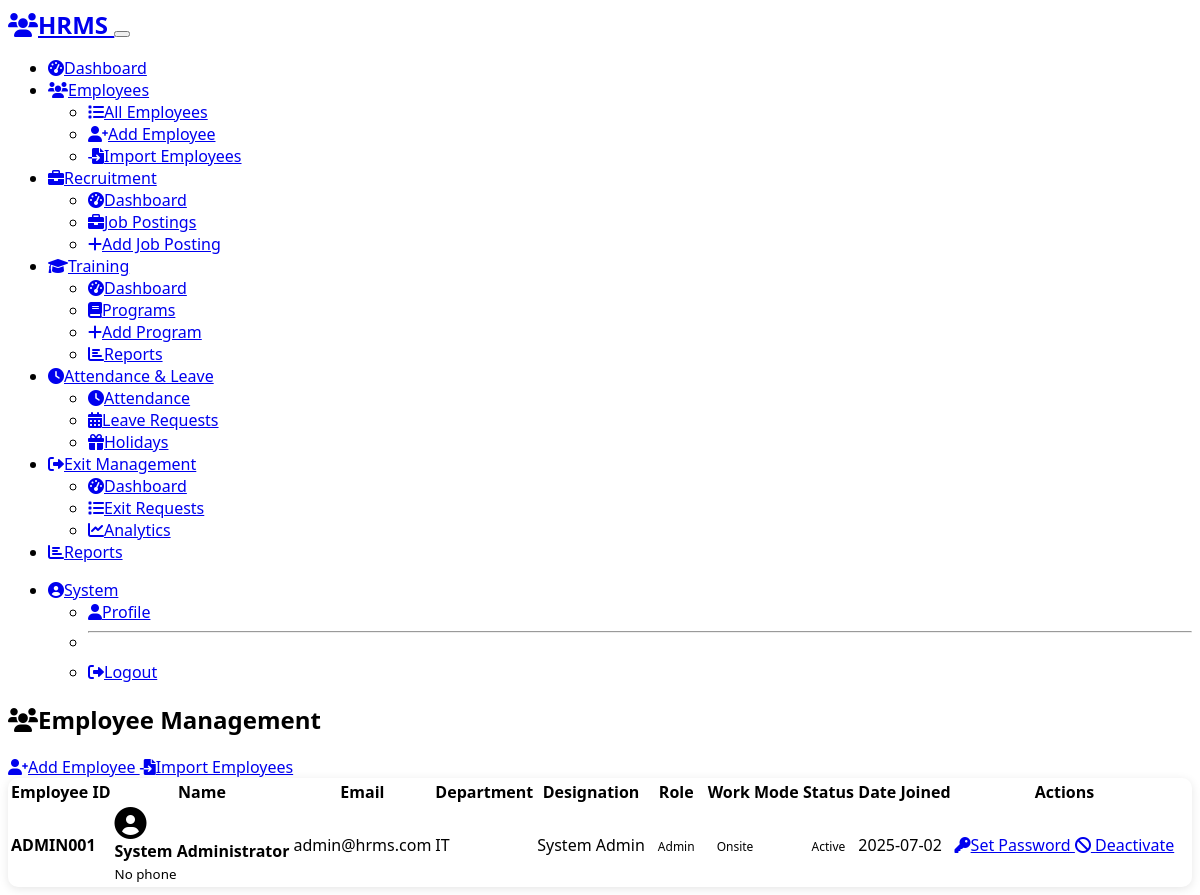
Page /admin/employees (signed in) on the earlier database version.
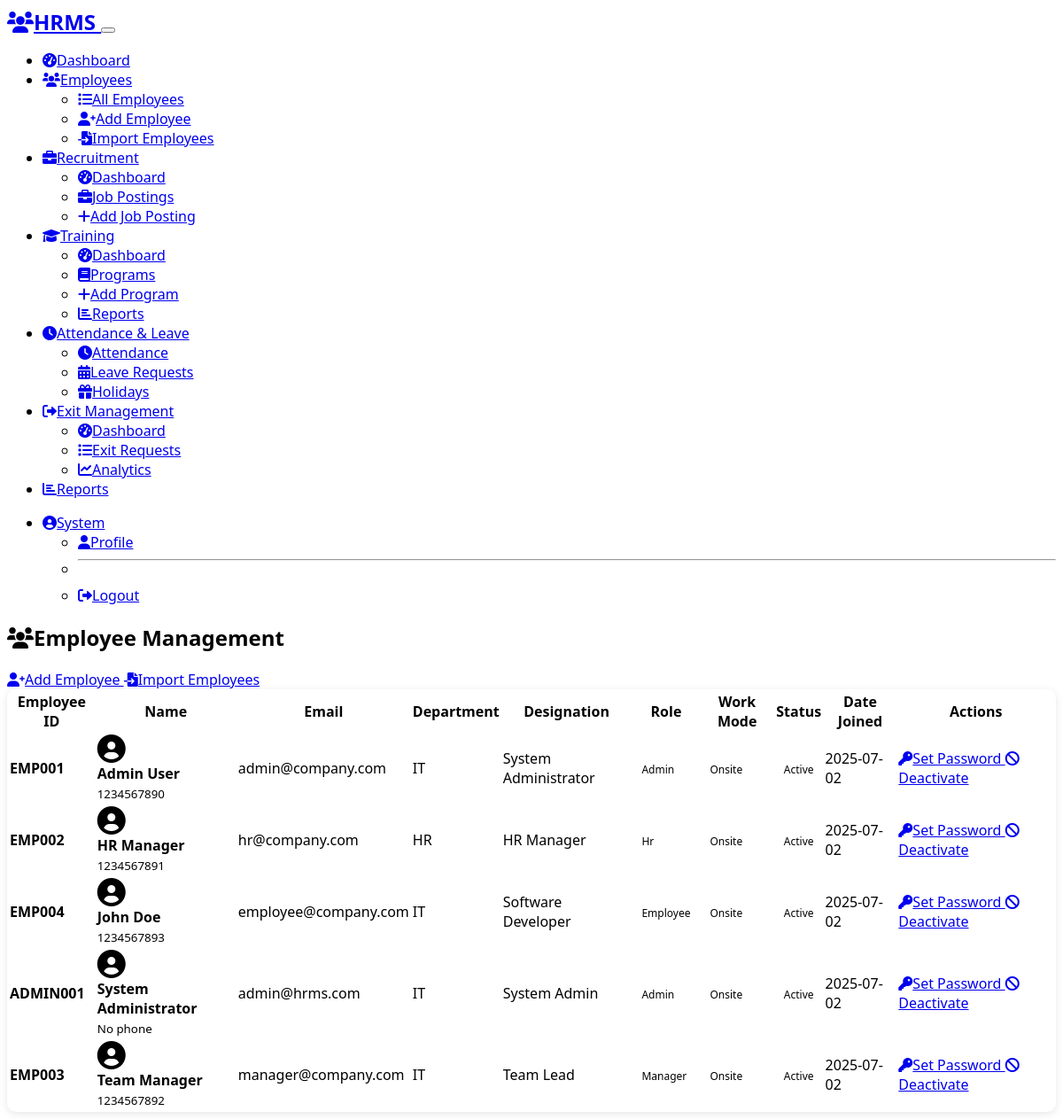
Same page on the later database version.
### models.py (models this page shows, shortened)
class User(UserMixin, db.Model):
    __tablename__ = 'users'
    id = db.Column(db.Integer, primary_key=True)
    email = db.Column(db.String(120), unique=True, nullable=False)
    employee_id = db.Column(db.String(20), unique=True, nullable=False)
    first_name = db.Column(db.String(50), nullable=False)
    last_name = db.Column(db.String(50), nullable=False)
    phone = db.Column(db.String(15))
    department = db.Column(db.String(50), nullable=False)
    designation = db.Column(db.String(50), nullable=False)
    work_mode = db.Column(db.String(20), nullable=False, default='onsite')  # onsite/offsite
    role = db.Column(db.String(20), nullable=False, default='employee')  # admin/employee/manager
    manager_id = db.Column(db.Integer, db.ForeignKey('users.id'), nullable=True)
    password_hash = db.Column(db.String(256))
    active = db.Column(db.Boolean, default=True)
    date_joined = db.Column(db.DateTime, default=datetime.utcnow)
    reset_token = db.Column(db.String(100))
    reset_token_expires = db.Column(db.DateTime)
    @property
    def is_active(self):
        return self.active
    attendance_records = db.relationship('Attendance', backref='user', lazy=True)
    leave_requests = db.relationship('LeaveRequest', foreign_keys='LeaveRequest.user_id', backref='user', lazy=True)
    reviewed_leave_requests = db.relationship('LeaveRequest', foreign_keys='LeaveRequest.reviewed_by', backref='reviewer', lazy=True)
    documents = db.relationship('Document', backref='user', lazy=True)
    reportees = db.relationship('User', backref=db.backref('manager', remote_side='User.id'), lazy=True)
    emergency_contacts = db.relationship('EmergencyContact', backref='user', lazy=True)
    job_postings = db.relationship('JobPosting', backref='poster', lazy=True)
    interviews = db.relationship('Interview', backref='interviewer', lazy=True)
    training_programs = db.relationship('TrainingProgram', backref='creator', lazy=True)
    training_enrollments = db.relationship('TrainingEnrollment', backref='user', lazy=True)
    certifications = db.relationship('Certification', backref='user', lazy=True)
    exit_requests = db.relationship('ExitRequest', foreign_keys='ExitRequest.user_id', backref='user', lazy=True)
    approved_exits = db.relationship('ExitRequest', foreign_keys='ExitRequest.approved_by', backref='approver', lazy=True)
    exit_interviews = db.relationship('ExitInterview', backref='interviewer', lazy=True)
    announcements = db.relationship('Announcement', backref='creator', lazy=True)
    policy_documents = db.relationship('PolicyDocument', backref='creator', lazy=True)
    policy_acknowledgments = db.relationship('PolicyAcknowledgment', backref='user', lazy=True)
    employment_history = db.relationship('EmploymentHistory', backref='user', lazy=True)
    @property
    def can_manage_employees(self):
        return self.role in ['admin', 'hr']
    @property
    def full_name(self):
        return f"{self.first_name} {self.last_name}"

### routes/admin.py (the view)
@admin_bp.route('/employees')
@login_required
@admin_required
def employees():
    employees = User.query.order_by(User.first_name).all()
    return render_template('admin/employees.html', employees=employees)

### templates/admin/employees.html (shortened to what this page needs)
{% extends "base.html" %}
{% block content %}
<div class="container">
    <div class="d-flex justify-content-between align-items-center mb-4">
        <h2><i class="fas fa-users me-2"></i>Employee Management</h2>
        <div class="btn-group">
            <a href="{{ url_for('admin.add_employee') }}" class="btn btn-primary">
                <i class="fas fa-user-plus me-2"></i>Add Employee
            </a>
            <a href="{{ url_for('reports.import_employees') }}" class="btn btn-success">
                <i class="fas fa-file-import me-2"></i>Import Employees
            </a>
        </div>
    </div>
    <div class="card">
        <div class="card-body">
            <div class="table-responsive">
                <table class="table table-hover">
                    <thead>
                        <tr>
                            <th>Employee ID</th>
                            <th>Name</th>
                            <th>Email</th>
                            <th>Department</th>
                            <th>Designation</th>
                            <th>Role</th>
                            <th>Work Mode</th>
                            <th>Status</th>
                            <th>Date Joined</th>
                            <th>Actions</th>
                        </tr>
                    </thead>
                    <tbody>
                        {% for employee in employees %}
                        <tr>
                            <td><strong>{{ employee.employee_id }}</strong></td>
                            <td>
                                <div class="d-flex align-items-center">
                                    <i class="fas fa-user-circle fa-2x text-secondary me-2"></i>
                                    <div>
                                        <strong>{{ employee.full_name }}</strong><br>
                                        <small class="text-muted">{{ employee.phone or 'No phone' }}</small>
                                    </div>
                                </div>
                            </td>
                            <td>{{ employee.email }}</td>
                            <td>{{ employee.department }}</td>
                            <td>{{ employee.designation }}</td>
                            <td>
                                <span class="badge bg-{{ 'danger' if employee.role == 'admin' else ('warning' if employee.role == 'hr' else ('primary' if employee.role == 'manager' else 'secondary')) }}">
                                    {{ employee.role|title }}
                                </span>
                            </td>
                            <td>
                                <span class="badge bg-{{ 'success' if employee.work_mode == 'onsite' else 'info' }}">
                                    {{ employee.work_mode|title }}
                                </span>
                            </td>
                            <td>
                                <span class="badge bg-{{ 'success' if employee.active else 'danger' }}">
                                    {{ 'Active' if employee.active else 'Inactive' }}
                                </span>
                            </td>
                            <td>{{ employee.date_joined.strftime('%Y-%m-%d') }}</td>
                            <td>
                                <a href="{{ url_for('admin.set_employee_password', emp_id=employee.id) }}"
                                   class="btn btn-sm btn-info me-1">
                                    <i class="fas fa-key me-1"></i>Set Password
                                </a>
                                <a href="{{ url_for('admin.toggle_employee_status', emp_id=employee.id) }}"
                                   class="btn btn-sm btn-{{ 'warning' if employee.active else 'success' }}"
                                   onclick="return confirm('Are you sure you want to {{ 'deactivate' if employee.active else 'activate' }} this employee?')">
                                    <i class="fas fa-{{ 'ban' if employee.active else 'check' }}"></i>
                                    {{ 'Deactivate' if employee.active else 'Activate' }}
                                </a>
                            </td>
                        </tr>
                        {% endfor %}
                    </tbody>
                </table>
            </div>
        </div>
    </div>
</div>
{% endblock %}

### templates/base.html (shortened to what this page needs)
<!DOCTYPE html>
<html lang="en" data-bs-theme="dark">
<head>
    <link href="https://cdn.replit.com/agent/bootstrap-agent-dark-theme.min.css" rel="stylesheet">
    <link href="https://cdnjs.cloudflare.com/ajax/libs/font-awesome/6.0.0/css/all.min.css" rel="stylesheet">
    <link href="{{ url_for('static', filename='css/custom.css') }}" rel="stylesheet">
</head>
<body>
    {% if current_user.is_authenticated %}
    <nav class="navbar navbar-expand-lg navbar-dark bg-dark">
        <div class="container">
            <a class="navbar-brand" href="{{ url_for('main.index') }}">
                <i class="fas fa-users me-2"></i>HRMS
            </a>
            <button class="navbar-toggler" type="button" data-bs-toggle="collapse" data-bs-target="#navbarNav">
            </button>
            <div class="collapse navbar-collapse" id="navbarNav">
                <ul class="navbar-nav me-auto">
                    {% if current_user.can_manage_employees %}
                        <li class="nav-item">
                            <a class="nav-link" href="{{ url_for('admin.dashboard') }}">
                                <i class="fas fa-tachometer-alt me-1"></i>Dashboard
                            </a>
                        </li>
                        <li class="nav-item dropdown">
                            <a class="nav-link dropdown-toggle" href="#" role="button" data-bs-toggle="dropdown">
                                <i class="fas fa-users me-1"></i>Employees
                            </a>
                            <ul class="dropdown-menu">
                                <li><a class="dropdown-item" href="{{ url_for('admin.employees') }}">
                                    <i class="fas fa-list me-2"></i>All Employees
                                </a></li>
                                <li><a class="dropdown-item" href="{{ url_for('admin.add_employee') }}">
                                    <i class="fas fa-user-plus me-2"></i>Add Employee
                                </a></li>
                                <li><a class="dropdown-item" href="{{ url_for('reports.import_employees') }}">
                                    <i class="fas fa-file-import me-2"></i>Import Employees
                                </a></li>
                            </ul>
                        </li>
                        <li class="nav-item dropdown">
                            <a class="nav-link dropdown-toggle" href="#" role="button" data-bs-toggle="dropdown">
                                <i class="fas fa-briefcase me-1"></i>Recruitment
                            </a>
                            <ul class="dropdown-menu">
                                <li><a class="dropdown-item" href="{{ url_for('recruitment.dashboard') }}">
                                    <i class="fas fa-tachometer-alt me-2"></i>Dashboard
                                </a></li>
                                <li><a class="dropdown-item" href="{{ url_for('recruitment.jobs') }}">
                                    <i class="fas fa-briefcase me-2"></i>Job Postings
                                </a></li>
                                <li><a class="dropdown-item" href="{{ url_for('recruitment.add_job') }}">
                                    <i class="fas fa-plus me-2"></i>Add Job Posting
                                </a></li>
                            </ul>
                        </li>
                        <li class="nav-item dropdown">
                            <a class="nav-link dropdown-toggle" href="#" role="button" data-bs-toggle="dropdown">
                                <i class="fas fa-graduation-cap me-1"></i>Training
                            </a>
                            <ul class="dropdown-menu">
                                <li><a class="dropdown-item" href="{{ url_for('training.dashboard') }}">
                                    <i class="fas fa-tachometer-alt me-2"></i>Dashboard
                                </a></li>
                                <li><a class="dropdown-item" href="{{ url_for('training.programs') }}">
                                    <i class="fas fa-book me-2"></i>Programs
                                </a></li>
                                <li><a class="dropdown-item" href="{{ url_for('training.add_program') }}">
                                    <i class="fas fa-plus me-2"></i>Add Program
                                </a></li>
                                <li><a class="dropdown-item" href="{{ url_for('training.training_reports') }}">
                                    <i class="fas fa-chart-bar me-2"></i>Reports
                                </a></li>
                            </ul>
                        </li>
                        <li class="nav-item dropdown">
                            <a class="nav-link dropdown-toggle" href="#" role="button" data-bs-toggle="dropdown">
                                <i class="fas fa-clock me-1"></i>Attendance & Leave
                            </a>
                            <ul class="dropdown-menu">
                                <li><a class="dropdown-item" href="{{ url_for('admin.attendance') }}">
                                    <i class="fas fa-clock me-2"></i>Attendance
                                </a></li>
                                <li><a class="dropdown-item" href="{{ url_for('admin.leaves') }}">
                                    <i class="fas fa-calendar-alt me-2"></i>Leave Requests
                                </a></li>
                                <li><a class="dropdown-item" href="{{ url_for('admin.holidays') }}">
                                    <i class="fas fa-gift me-2"></i>Holidays
                                </a></li>
                            </ul>
                        </li>
                        <li class="nav-item dropdown">
                            <a class="nav-link dropdown-toggle" href="#" role="button" data-bs-toggle="dropdown">
                                <i class="fas fa-sign-out-alt me-1"></i>Exit Management
                            </a>
                            <ul class="dropdown-menu">
                                <li><a class="dropdown-item" href="{{ url_for('exit_management.dashboard') }}">
                                    <i class="fas fa-tachometer-alt me-2"></i>Dashboard
                                </a></li>
                                <li><a class="dropdown-item" href="{{ url_for('exit_management.exit_requests') }}">
                                    <i class="fas fa-list me-2"></i>Exit Requests
                                </a></li>
                                <li><a class="dropdown-item" href="{{ url_for('exit_management.exit_analytics') }}">
                                    <i class="fas fa-chart-line me-2"></i>Analytics
                                </a></li>
                            </ul>
                        </li>
                        <li class="nav-item">
                            <a class="nav-link" href="{{ url_for('reports.index') }}">
                                <i class="fas fa-chart-bar me-1"></i>Reports
                            </a>
                        </li>
                    {% endif %}
                </ul>
                <ul class="navbar-nav">
                    <li class="nav-item dropdown">
                        <a class="nav-link dropdown-toggle" href="#" role="button" data-bs-toggle="dropdown">
                            <i class="fas fa-user-circle me-1"></i>{{ current_user.first_name }}
                        </a>
                        <ul class="dropdown-menu dropdown-menu-end">
                            <li><a class="dropdown-item" href="{{ url_for('employee.profile') }}">
                                <i class="fas fa-user me-2"></i>Profile
                            </a></li>
                            <li><hr class="dropdown-divider"></li>
                            <li><a class="dropdown-item" href="{{ url_for('auth.logout') }}">
                                <i class="fas fa-sign-out-alt me-2"></i>Logout
                            </a></li>
                        </ul>
                    </li>
                </ul>
            </div>
        </div>
    </nav>
    {% endif %}
    <main class="{% if current_user.is_authenticated %}py-4{% endif %}">
        {% block content %}{% endblock %}
    </main>
</body>
</html>

Differences in the rows shown:
added User: employee_id "EMP001", full_name "Admin User", phone "1234567890", email "admin@company.com", department "IT", designation "System Administrator", role "Admin", work_mode "Onsite", active "Active", date_joined "2025-07-02", active "Deactivate"
added User: employee_id "EMP002", full_name "HR Manager", phone "1234567891", email "hr@company.com", department "HR", designation "HR Manager", role "Hr", work_mode "Onsite", active "Active", date_joined "2025-07-02", active "Deactivate"
added User: employee_id "EMP004", full_name "John Doe", phone "1234567893", email "employee@company.com", department "IT", designation "Software Developer", role "Employee", work_mode "Onsite", active "Active", date_joined "2025-07-02", active "Deactivate"
added User: employee_id "EMP003", full_name "Team Manager", phone "1234567892", email "manager@company.com", department "IT", designation "Team Lead", role "Manager", work_mode "Onsite", active "Active", date_joined "2025-07-02", active "Deactivate"
